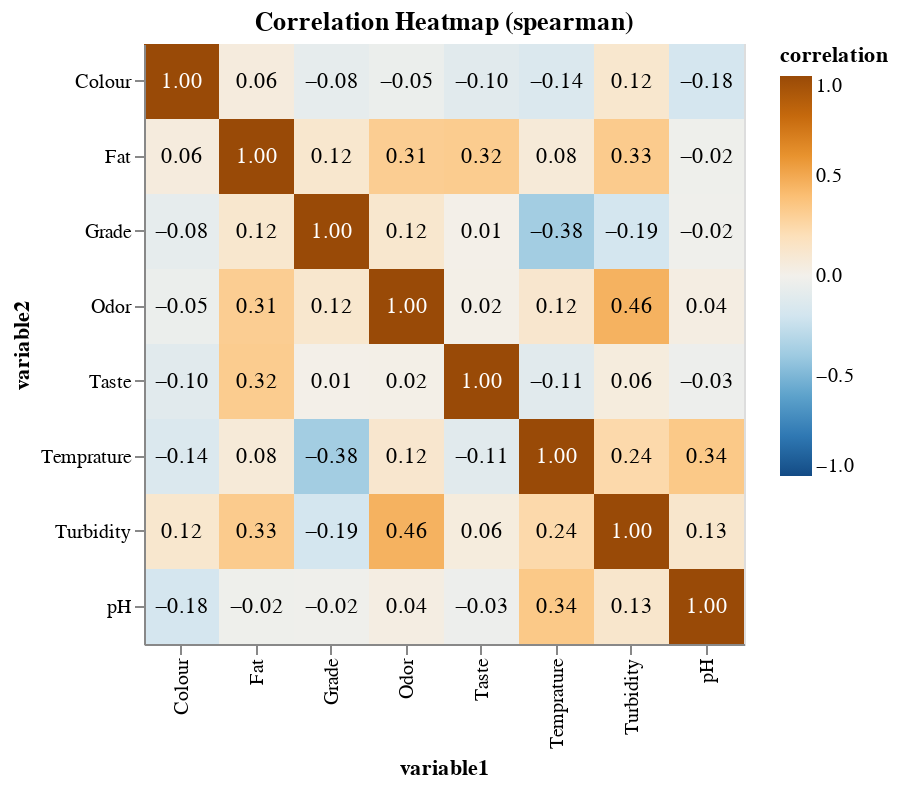

This figure's notebook cell:
### Code cell
plot_correlation_heat(df_raw, method='spearman')

### Figure 1 — Vega-Lite specification as saved in the notebook (floating-point values rounded to 4 significant figures)
{"config": {"view": {"continuousWidth": 400, "continuousHeight": 300}}, "layer": [{"mark": "rect", "encoding": {"color": {"field": "correlation", "scale": {"domainMax": 1, "domainMin": -1, "scheme": "blueorange"}, "type": "quantitative"}, "tooltip": [{"field": "variable1", "type": "nominal"}, {"field": "variable2", "type": "nominal"}, {"field": "correlation", "type": "quantitative"}], "x": {"field": "variable1", "type": "ordinal"}, "y": {"field": "variable2", "type": "ordinal"}}, "height": 300, "title": "Correlation Heatmap (spearman)", "width": 300}, {"mark": {"type": "text", "baseline": "middle"}, "encoding": {"color": {"condition": {"value": "white", "test": "(datum.correlation > 0.5)"}, "value": "black"}, "text": {"field": "correlation", "format": ".2f", "type": "quantitative"}, "x": {"field": "variable1", "type": "ordinal"}, "y": {"field": "variable2", "type": "ordinal"}}}], "data": {"name": "data-bc8d628bf309b1df767144a3a22610e9"}, "$schema": "https://vega.github.io/schema/vega-lite/v4.17.0.json", "datasets": {"data-bc8d628bf309b1df767144a3a22610e9": [{"variable1": "pH", "variable2": "pH", "correlation": 1.0}, {"variable1": "Temprature", "variable2": "pH", "correlation": 0.3419}, {"variable1": "Taste", "variable2": "pH", "correlation": -0.03394}, {"variable1": "Odor", "variable2": "pH", "correlation": 0.03713}, {"variable1": "Fat ", "variable2": "pH", "correlation": -0.02423}, {"variable1": "Turbidity", "variable2": "pH", "correlation": 0.1264}, {"variable1": "Colour", "variable2": "pH", "correlation": -0.1805}, {"variable1": "Grade", "variable2": "pH", "correlation": -0.02035}, {"variable1": "pH", "variable2": "Temprature", "correlation": 0.3419}, {"variable1": "Temprature", "variable2": "Temprature", "correlation": 1.0}, {"variable1": "Taste", "variable2": "Temprature", "correlation": -0.1058}, {"variable1": "Odor", "variable2": "Temprature", "correlation": 0.1198}, {"variable1": "Fat ", "variable2": "Temprature", "correlation": 0.0781}, {"variable1": "Turbidity", "variable2": "Temprature", "correlation": 0.244}, {"variable1": "Colour", "variable2": "Temprature", "correlation": -0.145}, {"variable1": "Grade", "variable2": "Temprature", "correlation": -0.3787}, {"variable1": "pH", "variable2": "Taste", "correlation": -0.03394}, {"variable1": "Temprature", "variable2": "Taste", "correlation": -0.1058}, {"variable1": "Taste", "variable2": "Taste", "correlation": 1.0}, {"variable1": "Odor", "variable2": "Taste", "correlation": 0.01758}, {"variable1": "Fat ", "variable2": "Taste", "correlation": 0.3241}, {"variable1": "Turbidity", "variable2": "Taste", "correlation": 0.05575}, {"variable1": "Colour", "variable2": "Taste", "correlation": -0.1045}, {"variable1": "Grade", "variable2": "Taste", "correlation": 0.01096}, {"variable1": "pH", "variable2": "Odor", "correlation": 0.03713}, {"variable1": "Temprature", "variable2": "Odor", "correlation": 0.1198}, {"variable1": "Taste", "variable2": "Odor", "correlation": 0.01758}, {"variable1": "Odor", "variable2": "Odor", "correlation": 1.0}, {"variable1": "Fat ", "variable2": "Odor", "correlation": 0.3145}, {"variable1": "Turbidity", "variable2": "Odor", "correlation": 0.4579}, {"variable1": "Colour", "variable2": "Odor", "correlation": -0.04522}, {"variable1": "Grade", "variable2": "Odor", "correlation": 0.1185}, {"variable1": "pH", "variable2": "Fat ", "correlation": -0.02423}, {"variable1": "Temprature", "variable2": "Fat ", "correlation": 0.0781}, {"variable1": "Taste", "variable2": "Fat ", "correlation": 0.3241}, {"variable1": "Odor", "variable2": "Fat ", "correlation": 0.3145}, {"variable1": "Fat ", "variable2": "Fat ", "correlation": 1.0}, {"variable1": "Turbidity", "variable2": "Fat ", "correlation": 0.3293}, {"variable1": "Colour", "variable2": "Fat ", "correlation": 0.05628}, {"variable1": "Grade", "variable2": "Fat ", "correlation": 0.1164}, {"variable1": "pH", "variable2": "Turbidity", "correlation": 0.1264}, {"variable1": "Temprature", "variable2": "Turbidity", "correlation": 0.244}, {"variable1": "Taste", "variable2": "Turbidity", "correlation": 0.05575}, {"variable1": "Odor", "variable2": "Turbidity", "correlation": 0.4579}, {"variable1": "Fat ", "variable2": "Turbidity", "correlation": 0.3293}, {"variable1": "Turbidity", "variable2": "Turbidity", "correlation": 1.0}, {"variable1": "Colour", "variable2": "Turbidity", "correlation": 0.1169}, {"variable1": "Grade", "variable2": "Turbidity", "correlation": -0.1906}, {"variable1": "pH", "variable2": "Colour", "correlation": -0.1805}, {"variable1": "Temprature", "variable2": "Colour", "correlation": -0.145}, {"variable1": "Taste", "variable2": "Colour", "correlation": -0.1045}, {"variable1": "Odor", "variable2": "Colour", "correlation": -0.04522}, {"variable1": "Fat ", "variable2": "Colour", "correlation": 0.05628}, {"variable1": "Turbidity", "variable2": "Colour", "correlation": 0.1169}, {"variable1": "Colour", "variable2": "Colour", "correlation": 1.0}, {"variable1": "Grade", "variable2": "Colour", "correlation": -0.07666}, {"variable1": "pH", "variable2": "Grade", "correlation": -0.02035}, {"variable1": "Temprature", "variable2": "Grade", "correlation": -0.3787}, {"variable1": "Taste", "variable2": "Grade", "correlation": 0.01096}, {"variable1": "Odor", "variable2": "Grade", "correlation": 0.1185}, {"variable1": "Fat ", "variable2": "Grade", "correlation": 0.1164}, {"variable1": "Turbidity", "variable2": "Grade", "correlation": -0.1906}, {"variable1": "Colour", "variable2": "Grade", "correlation": -0.07666}, {"variable1": "Grade", "variable2": "Grade", "correlation": 1.0}]}}
